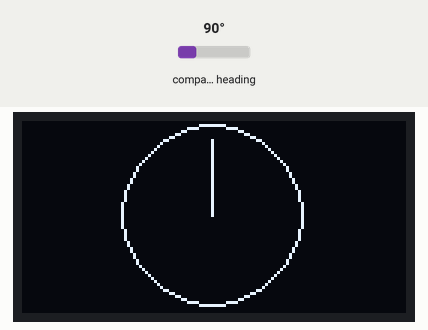
This program was run on a simulated MicroPython board. On the bench: 128×64 one-colour display. The inputs (shaded band) are chosen by the test bench; at power-on: compass heading 90°. Library files of the repository ran but are not shown: QMC5883L.py; what the program prints to the serial console is not drawn.

Above: at 1.5 s.
1.6 s: compass heading set to 7°
At 3.6 s:
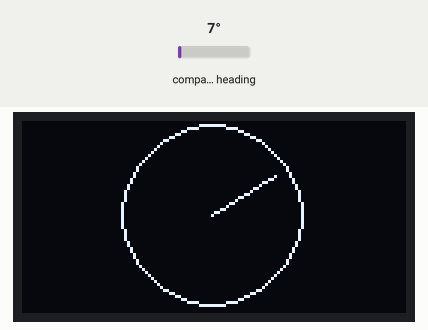
3.9 s: compass heading set to 180°
At 5.6 s:
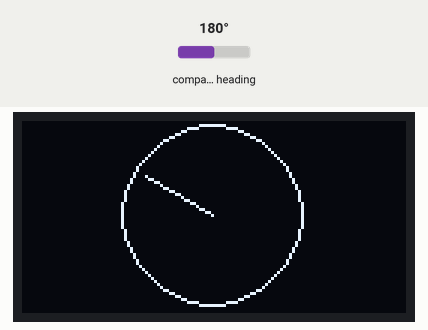
5.9 s: compass heading set to 269°
At 6.8 s:
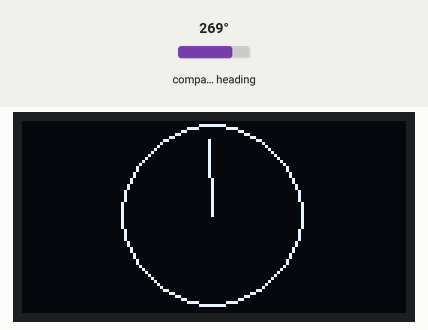
Timing chart, 0 to 8.9 s (numbered marks = the images above; inputs shaded):
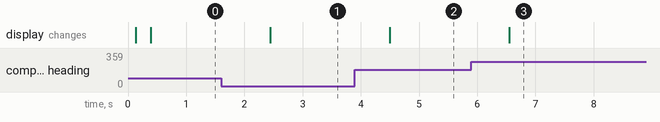

Measured:
- after the input at 1.6 s, the display: changes after 0.85 s (image 1)
- after the input at 3.9 s, the display: changes after 0.60 s (image 2)
- after the input at 5.9 s, the display: changes after 0.65 s (image 3)

The program:

main.py
```python
from machine import  Pin, I2C
from SSD1306_I2C import OLED1306
from QMC5883L import QMC5883L
from time import sleep_ms
import math


heading = 0

SCL_pin = Pin("SCL")
SDA_pin = Pin("SDA")

i2c = I2C(3, scl = SCL_pin, sda = SDA_pin, freq = 400000)

disp = OLED1306(i2c)
compass = QMC5883L(i2c)


def plot_heading(heading, on_off):
    v = (25 * math.sin(heading))
    h = (25 * math.cos(heading))
    disp.line(63, 31, int(63 + h), int(31 + v), on_off)

disp.fill(0x00)
disp.circle(63, 31, 30, 0, 1)


while(True ):

    x, y, z = compass.get_axes()
    plot_heading(heading, 0)
    heading, deg = compass.heading(z, x)
    print(deg)
    plot_heading(heading, 1)
    sleep_ms(1000)
```

SSD1306_I2C.py
```python
from micropython import const
from time import sleep_ms


disp_width = const(128)
disp_height = const(64)
x_size = const(128)
x_max = const(x_size)
x_min = const(0)
y_size = const(64)
y_max = const(y_size >> 3)
y_min = const(0)

buffer_size = const(x_max * y_max)


buffer = bytearray(buffer_size)

# Constants
SSD1306_I2C_address = const(0x3C)

SSD1306_SET_CONTRAST = const(0x81)
SSD1306_DISPLAY_ALL_ON_RESUME = const(0xA4)
SSD1306_DISPLAY_ALL_ON = const(0xA5)
SSD1306_NORMAL_DISPLAY = const(0xA6)
SSD1306_INVERT_DISPLAY = const(0xA7)
SSD1306_DISPLAY_OFF = const(0xAE)
SSD1306_DISPLAY_ON = const(0xAF)
SSD1306_SET_DISPLAY_OFFSET = const(0xD3)
SSD1306_SET_COM_PINS = const(0xDA)
SSD1306_SET_VCOM_DETECT = const(0xDB)
SSD1306_SET_DISPLAY_CLOCK_DIV = const(0xD5)
SSD1306_SET_PRECHARGE = const(0xD9)
SSD1306_SET_MULTIPLEX = const(0xA8)
SSD1306_SET_LOW_COLUMN = const(0x00)
SSD1306_SET_HIGH_COLUMN = const(0x10)
SSD1306_SET_START_LINE = const(0x40)
SSD1306_MEMORY_MODE = const(0x20)
SSD1306_COLUMN_ADDR = const(0x21)
SSD1306_PAGE_ADDR = const(0x22)
SSD1306_COM_SCAN_INC = const(0xC0)
SSD1306_COM_SCAN_DEC = const(0xC8)
SSD1306_SEG_REMAP = const(0xA0)
SSD1306_CHARGE_PUMP = const(0x8D)
SSD1306_EXTERNAL_VCC = const(0x01)
SSD1306_SWITCH_CAP_VCC = const(0x02)
SSD1306_SET_PAGE_START_ADDR = const(0xB0)

SSD1306_ACTIVATE_SCROLL = const(0x2F)
SSD1306_DEACTIVATE_SCROLL = const(0x2E)
SSD1306_SET_VERTICAL_SCROLL_AREA = const(0xA3)
SSD1306_RIGHT_HORIZONTAL_SCROLL = const(0x26)
SSD1306_LEFT_HORIZONTAL_SCROLL = const(0x27)
SSD1306_VERTICAL_AND_RIGHT_HORIZONTAL_SCROLL = const(0x29)
SSD1306_VERTICAL_AND_LEFT_HORIZONTAL_SCROLL  = const(0x2A)

CMD = const(0x00)
DAT = const(0x60)


class OLED1306():
    def __init__(self, _i2c, _i2c_addr = SSD1306_I2C_address):
        self.WHITE = 1
        self.BLACK = 0

        self.i2c = _i2c
        self.i2c_addr = _i2c_addr

        self.temp = bytearray(2)

        self.init_display()


    def write(self, value, dat_cmd):
        self.temp[0] = dat_cmd
        self.temp[1] = value
        self.i2c.writeto(self.i2c_addr, self.temp)


    def init_display(self):
        self.clr_all()
        self.write(SSD1306_DISPLAY_OFF, CMD)
        self.write(SSD1306_SET_DISPLAY_CLOCK_DIV, CMD)
        self.write(0x80, CMD)

        self.write(SSD1306_SET_MULTIPLEX, CMD)
        self.write(0x3F, CMD)

        self.write(SSD1306_SET_DISPLAY_OFFSET, CMD)
        self.write(0x00, CMD)

        self.write((SSD1306_SET_START_LINE | 0x00), CMD)

        self.write(SSD1306_CHARGE_PUMP, CMD)
        self.write(0x14, CMD)  # 0x10  # 0x14

        self.write(SSD1306_MEMORY_MODE, CMD)
        self.write(0x00, CMD)

        self.write((SSD1306_SEG_REMAP | 0x01), CMD)
        self.write(SSD1306_COM_SCAN_DEC, CMD)
        self.write(SSD1306_SET_COM_PINS, CMD)
        self.write(0x12, CMD)

        self.write(SSD1306_SET_CONTRAST, CMD)
        self.write(0x9F, CMD) # 0x9F # 0xCF

        self.write(SSD1306_SET_PRECHARGE, CMD)
        self.write(0xF1, CMD) # 0x22 # 0xF1

        self.write(SSD1306_SET_VCOM_DETECT, CMD)
        self.write(0x40, CMD)

        self.write(SSD1306_DISPLAY_ALL_ON_RESUME, CMD)
        self.write(SSD1306_NORMAL_DISPLAY, CMD)
        self.write(SSD1306_DISPLAY_ON, CMD)


    def gotoxy(self, x_pos, y_pos):
        self.write((SSD1306_SET_PAGE_START_ADDR + y_pos), CMD)
        self.write((SSD1306_SET_LOW_COLUMN | (x_pos & 0x0F)), CMD)
        self.write((SSD1306_SET_HIGH_COLUMN | ((x_pos & 0xF0) >> 0x04)), CMD)


    def fill(self, bmp):
        for p in range(0, y_max):
            self.gotoxy(x_min, p)
            for i in range(x_min, x_max):
                self.write(bmp, DAT)


    def clr_buffer(self):
        for i in range (0, buffer_size):
            buffer[i] = 0x00


    def clr_screen(self):
        self.fill(0x00)


    def clr_all(self):
        self.clr_buffer()
        self.clr_screen()


    def pixel(self, x_pos, y_pos, colour):
        page = (y_pos // y_max)
        bit_pos = (y_pos - (page * y_max))
        value = buffer[(page * x_max) + x_pos]

        if(colour):
            value |= (1 << bit_pos)

        else:
            value &= (~(1 << bit_pos))

        buffer[((page * x_max) + x_pos)] = value
        self.gotoxy(x_pos, page)
        self.write(value, DAT)


    def line(self, x1, y1, x2, y2, colour):
        dx = (x2 - x1)
        dy = (y2 - y1)

        if (dy < 0):
            dy = -dy
            stepy = -1
        else:
            stepy = 1

        if (dx < 0):
            dx = -dx
            stepx = -1
        else:
            stepx = 1

        dx <<= 1
        dy <<= 1

        self.pixel(x1, y1, colour)

        if(dx > dy):
            fraction = (dy - (dx >> 1))
            while(x1 != x2):
                if(fraction >= 0):
                    y1 += stepy
                    fraction -= dx

                x1 += stepx
                fraction += dy

                self.pixel(x1, y1, colour)

        else:
            fraction = (dx - (dy >> 1))
            while(y1 != y2):
                if(fraction >= 0):
                    x1 += stepx
                    fraction -= dy

                y1 += stepy
                fraction += dx

                self.pixel(x1, y1, colour)


    def rect(self,  x1, y1, x2, y2, fill, colour):
        if(fill):
            if(x1 < x2):
                xmin = x1
                xmax = x2;
            else:
                xmin = x2
                xmax = x1

            if(y1 < y2):
                ymin = y1
                ymax = y2;
            else:
                ymin = y2
                ymax = y1

            while(xmin <= xmax):
                xmin += 1
                for i in range(ymin, ymax):
                    i += 1
                    self.pixel(xmin, i, colour)

        else:
            self.line(x1, y1, x2, y1, colour)
            self.line(x1, y2, x2, y2, colour)
            self.line(x1, y1, x1, y2, colour)
            self.line(x2, y1, x2, y2, colour)


    def circle(self, xc, yc, r, fill, colour):
        a = 0
        b = r
        P = (1 - b)

        while(a < (b  + 1)):
            if(fill):
                self.line((xc - a), (yc + b), (xc + a), (yc + b), colour)
                self.line((xc - a), (yc - b), (xc + a), (yc - b), colour)
                self.line((xc - b), (yc + a), (xc + b), (yc + a), colour)
                self.line((xc - b), (yc - a), (xc + b), (yc - a), colour)

            else:
                self.pixel((xc + a), (yc + b), colour)
                self.pixel((xc + b), (yc + a), colour)
                self.pixel((xc - a), (yc + b), colour)
                self.pixel((xc - b), (yc + a), colour)
                self.pixel((xc + b), (yc - a), colour)
                self.pixel((xc + a), (yc - b), colour)
                self.pixel((xc - a), (yc - b), colour)
                self.pixel((xc - b), (yc - a), colour)

            if(P < 0):
                a += 1
                P += (3 + (2 * a))

            else:
                a += 1
                b -= 1
                P += (5 + (2 * (a - b)))
            
```
